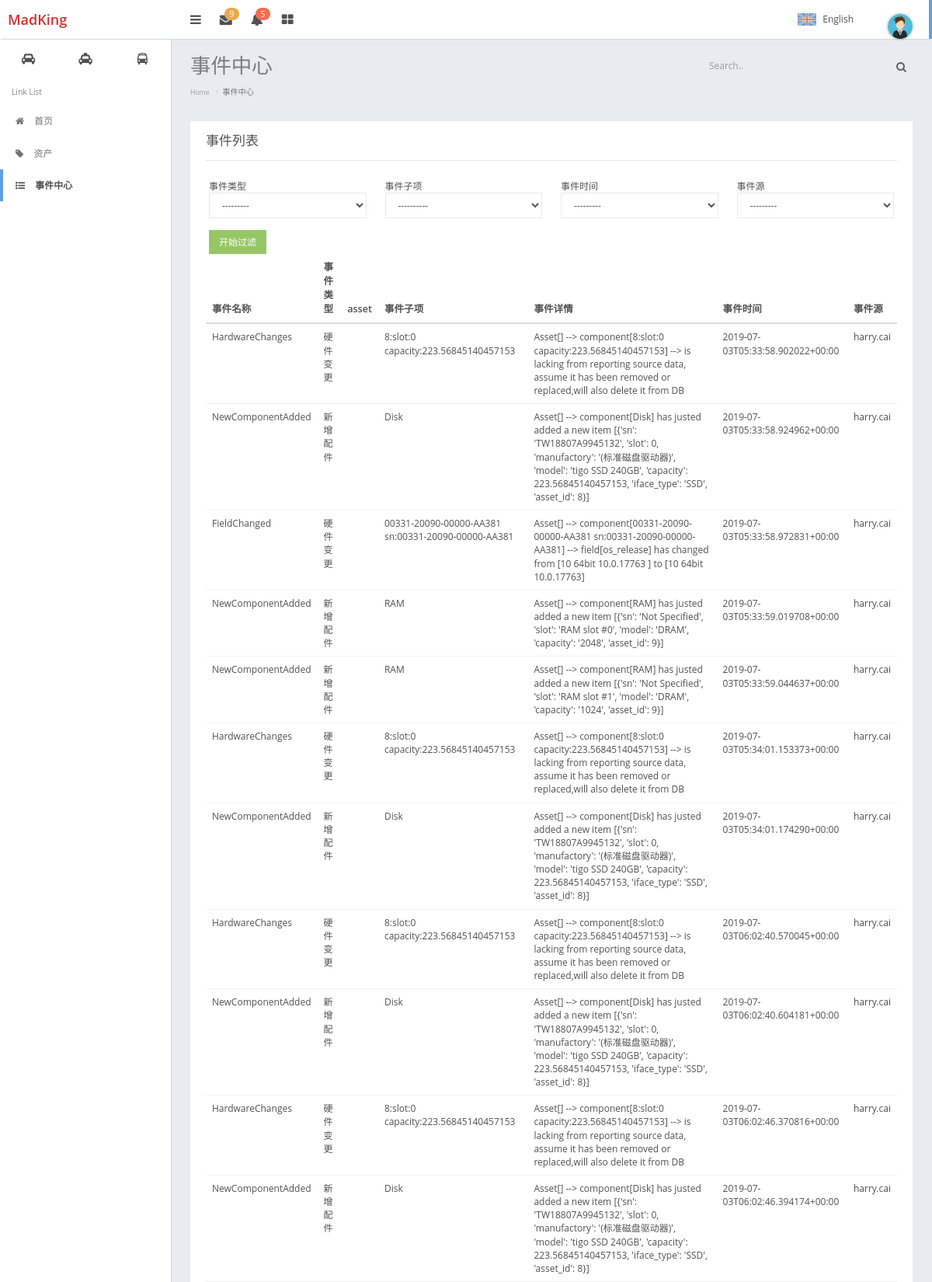
The page /asset/event_center/ (signed in, upper part) on the database its author committed.
### assets/models.py (models this page shows, shortened)
class EventLog(models.Model):
    name = models.CharField(verbose_name='事件名称', max_length=100)
    event_type_choices = (
        (1, '硬件变更'),
        (2, '新增配件'),
        (3, '设备下线'),
        (4, '设备上线'),
        (5, '定期维护'),
        (6, '业务上线\更新\变更'),
        (7, '其它'),
    )
    event_type = models.SmallIntegerField(verbose_name='事件类型', choices=event_type_choices)
    asset = models.ForeignKey('Asset', on_delete=models.CASCADE)
    component = models.CharField(verbose_name='事件子项', max_length=255, blank=True, null=True)
    detail = models.TextField(verbose_name='事件详情')
    date = models.DateTimeField(verbose_name='事件时间', auto_now_add=True)
    user = models.ForeignKey('UserProfile', verbose_name='事件源', on_delete=models.CASCADE)
    memo = models.TextField(verbose_name='备注', blank=True, null=True)
    class Meta:
        verbose_name = '事件纪录'
        verbose_name_plural = "事件纪录"
    def colored_event_type(self):
        if self.event_type == 1:
            cell_html = '<span style="background: orange;">%s</span>'
        elif self.event_type == 2:
            cell_html = '<span style="background: yellowgreen;">%s</span>'
        else:
            cell_html = '<span >%s</span>'
        return cell_html % self.get_event_type_display()
    colored_event_type.allow_tags = True
    colored_event_type.short_description = '事件类型'

class Asset(models.Model):
    asset_type_choices = (
        ('server', '服务器'),
        ('networkdevice', '网络设备'),
        ('storagedevice', '存储设备'),
        ('securitydevice', '安全设备'),
        ('securitydevice', '机房设备'),
        ('software', '软件资产'),
    )
    asset_type = models.CharField(choices=asset_type_choices, max_length=64, default='server')
    name = models.CharField(max_length=64, unique=True)
    sn = models.CharField(verbose_name='资产SN号', max_length=128, unique=True)
    manufactory = models.ForeignKey('Manufactory', verbose_name='制造商', null=True, blank=True, on_delete=models.CASCADE)
    management_ip = models.GenericIPAddressField(verbose_name='管理IP', blank=True, null=True)
    contract = models.ForeignKey('Contract', verbose_name=u'合同', null=True, blank=True, on_delete=models.CASCADE)
    trade_date = models.DateField(verbose_name='购买时间', null=True, blank=True)
    expire_date = models.DateField(verbose_name='过保修期', null=True, blank=True)
    price = models.FloatField(verbose_name='价格', null=True, blank=True)
    business_unit = models.ForeignKey('BusinessUnit', verbose_name='所属业务线', null=True, blank=True,
                                      on_delete=models.CASCADE)
    tags = models.ManyToManyField('Tag', blank=True)
    admin = models.ForeignKey('UserProfile', verbose_name='资产管理员', null=True, blank=True, on_delete=models.CASCADE)
    idc = models.ForeignKey('IDC', verbose_name='IDC机房', null=True, blank=True, on_delete=models.CASCADE)
    status_choices = ((0, '在线'),
                      (1, '已下线'),
                      (2, '未知'),
                      (3, '故障'),
                      (4, '备用'),
                      )
    status = models.SmallIntegerField(choices=status_choices, default=0)
    memo = models.TextField(verbose_name='备注', null=True, blank=True)
    create_date = models.DateTimeField(blank=True, auto_now_add=True)
    update_date = models.DateTimeField(blank=True, auto_now=True)
    class Meta:
        verbose_name = '资产总表'
        verbose_name_plural = "资产总表"
    def __str__(self):
        return '<id:%s name:%s>' % (self.id, self.name)

class UserProfile(User):
    name = models.CharField(verbose_name="姓名", max_length=32)
    token = models.CharField(verbose_name='token', max_length=128, default=None, blank=True, null=True)
    def __str__(self):
        return self.name
    class Meta:
        super(User.Meta)
        verbose_name = "用户"
        verbose_name_plural = "用户"

### assets/views.py (the view)
@login_required
def event_center(request):
    eventlog_objs = tables.table_filter(request, admin.EventLogAdmin, models.EventLog)
    order_res = tables.get_orderby(request, eventlog_objs, admin.EventLogAdmin)
    paginator = Paginator(order_res[0], admin.EventLogAdmin.list_per_page)
    page = request.GET.get('page')
    try:
        objs = paginator.page(page)
    except PageNotAnInteger:
        objs = paginator.page(1)
    except EmptyPage:
        objs = paginator.page(paginator.num_pages)
    table_obj = tables.TableHandler(request,
                                    models.EventLog,
                                    admin.EventLogAdmin,
                                    objs,
                                    order_res
                                    )
    return render(request, 'assets/event_center.html', {'table_obj': table_obj,
                                                        'paginator': paginator})

### assets/tables.py (called while the page is built)
def get_orderby(request, model_objs, admin_form):
    orderby_field = request.GET.get('orderby')
    if orderby_field:
        orderby_field = orderby_field.strip()
        orderby_column_index = admin_form.list_display.index(orderby_field.strip('-'))
        objs = model_objs.order_by(orderby_field)
        if orderby_field.startswith('-'):
            orderby_field = orderby_field.strip('-')
        else:
            orderby_field = '-%s' % orderby_field
        return [objs, orderby_field, orderby_column_index]
    else:
        return [model_objs, orderby_field, None]

def table_filter(request, model_admin, models_class):
    print(model_admin.list_filter)
    filter_conditions = {}
    for condition in model_admin.list_filter:
        if request.GET.get(condition):
            filed_type_name = models_class._meta.get_field(condition).__repr__()
            if 'ForeignKey' in filed_type_name:
                filter_conditions['%s_id' % condition] = request.GET.get(condition)
            elif 'DateField' in filed_type_name or 'DateTimeField' in filed_type_name:
                filter_conditions['%s__gt' % condition] = request.GET.get(condition)
            else:
                filter_conditions[condition] = request.GET.get(condition)
    print("filter conditons", filter_conditions)
    return models_class.objects.filter(**filter_conditions)

### assets/templatetags/custom_tag.py (called while the page is built, shortened)
@register.simple_tag
def get_table_column(column, table_obj):
    try:
        column_name = table_obj.model_class._meta.get_field(column).verbose_name
    except Exception as e:
        print("ee", e)
        column_name = getattr(table_obj.model_class, column)
    return column_name

@register.simple_tag
def render_page_num(request, paginator_obj, loop_counter):
    abs_full_url = request.get_full_path()
    if "?page=" in abs_full_url:
        url = re.sub("page=\d+", "page=%s" % loop_counter, request.get_full_path())
    elif "?" in abs_full_url:
        url = "%s&page=%s" % (request.get_full_path(), loop_counter)
    else:
        url = "%s?page=%s" % (request.get_full_path(), loop_counter)
    if loop_counter == paginator_obj.number:  # current page
        return mark_safe('''<li class='active'><a href="{abs_url}">{page_num}</a></li>''' \
                         .format(abs_url=url, page_num=loop_counter))

@register.filter
def to_string(value):
    return '%s' % value

### templates/assets/event_center.html (shortened to what this page needs)
{% extends 'base.html' %}
{% block page-content-title %}
事件中心
{% endblock %}
{% block page-nav-tab %}
<ol class="breadcrumb">
    <li><a href="/">Home</a></li>
    <li class="active">事件中心</li>
</ol>
{% endblock %}
{% block page-content %}
<div class="panel">
        <div class="panel-heading">
            <h3 class="panel-title">事件列表</h3>
        </div>
        <div class="panel-body" >
           {% include 'assets/model_list_filter_component.html' %}
           {% include 'assets/model_obj_list_components.html' %}
        </div>
</div>
{% endblock %}

### templates/assets/model_obj_list_components.html (shortened to what this page needs)
{% load custom_tag %}
<div class="table-responsive">
    <table id="asset_list" class=" table  table-hover">
      <thead >
            <tr class="">
                {% for column in table_obj.list_display %}
                <th class="column-sorted">
                    <a href="?page={{ table_obj.query_sets.number }}&orderby={% if table_obj.orderby_col_index == forloop.counter0 %}{{ table_obj.orderby_field}}{% else %}{{ column }}{% endif %}" >
                        {% get_table_column column table_obj %}
                    </a>
                </th>
                {% endfor %}
            </tr>
        </thead>
        <tbody>
            {% for row in table_obj.query_sets %}
                <tr>
                    {% build_table_row  row table_obj 'id'  'asset_detail'  %}
                </tr>
            {% endfor %}
        </tbody>
    </table>
</div>

### rows shown on the page
EventLog: name+event_type+asset "HardwareChanges 硬件变更 8:slot:0 capacity:223.56845140457153 Asset[ ] --> component[8:slot:0 capacity:223.56845140457153] --> is lacking from reporting source data, assume it has been removed or replaced,will also delete it from DB 2019-07-03T05:33:58.902022+00:00 harry.cai"
EventLog: name+event_type+asset "NewComponentAdded 新增配件 Disk Asset[ ] --> component[Disk] has justed added a new item [{'sn': 'TW18807A9945132', 'slot': 0, 'manufactory': '(标准磁盘驱动器)', 'model': 'tigo SSD 240GB', 'capacity': 223.56845140457153, 'iface_type': 'SSD', 'asset_id': 8}] 2019-07-03T05:33:58.924962+00:00 harry.cai"
EventLog: name+event_type+asset "FieldChanged 硬件变更 00331-20090-00000-AA381 sn:00331-20090-00000-AA381 Asset[ ] --> component[00331-20090-00000-AA381 sn:00331-20090-00000-AA381] --> field[os_release] has changed from [10 64bit 10.0.17763 ] to [10 64bit 10.0.17763] 2019-07-03T05:33:58.972831+00:00 harry.cai"
EventLog: name+event_type+asset "NewComponentAdded 新增配件 RAM Asset[ ] --> component[RAM] has justed added a new item [{'sn': 'Not Specified', 'slot': 'RAM slot #0', 'model': 'DRAM', 'capacity': '2048', 'asset_id': 9}] 2019-07-03T05:33:59.019708+00:00 harry.cai"
EventLog: name+event_type+asset "NewComponentAdded 新增配件 RAM Asset[ ] --> component[RAM] has justed added a new item [{'sn': 'Not Specified', 'slot': 'RAM slot #1', 'model': 'DRAM', 'capacity': '1024', 'asset_id': 9}] 2019-07-03T05:33:59.044637+00:00 harry.cai"
EventLog: name+event_type+asset "HardwareChanges 硬件变更 8:slot:0 capacity:223.56845140457153 Asset[ ] --> component[8:slot:0 capacity:223.56845140457153] --> is lacking from reporting source data, assume it has been removed or replaced,will also delete it from DB 2019-07-03T05:34:01.153373+00:00 harry.cai"
EventLog: name+event_type+asset "NewComponentAdded 新增配件 Disk Asset[ ] --> component[Disk] has justed added a new item [{'sn': 'TW18807A9945132', 'slot': 0, 'manufactory': '(标准磁盘驱动器)', 'model': 'tigo SSD 240GB', 'capacity': 223.56845140457153, 'iface_type': 'SSD', 'asset_id': 8}] 2019-07-03T05:34:01.174290+00:00 harry.cai"
EventLog: name+event_type+asset "HardwareChanges 硬件变更 8:slot:0 capacity:223.56845140457153 Asset[ ] --> component[8:slot:0 capacity:223.56845140457153] --> is lacking from reporting source data, assume it has been removed or replaced,will also delete it from DB 2019-07-03T06:02:40.570045+00:00 harry.cai"
EventLog: name+event_type+asset "NewComponentAdded 新增配件 Disk Asset[ ] --> component[Disk] has justed added a new item [{'sn': 'TW18807A9945132', 'slot': 0, 'manufactory': '(标准磁盘驱动器)', 'model': 'tigo SSD 240GB', 'capacity': 223.56845140457153, 'iface_type': 'SSD', 'asset_id': 8}] 2019-07-03T06:02:40.604181+00:00 harry.cai"
EventLog: name+event_type+asset "HardwareChanges 硬件变更 8:slot:0 capacity:223.56845140457153 Asset[ ] --> component[8:slot:0 capacity:223.56845140457153] --> is lacking from reporting source data, assume it has been removed or replaced,will also delete it from DB 2019-07-03T06:02:46.370816+00:00 harry.cai"
EventLog: name+event_type+asset "NewComponentAdded 新增配件 Disk Asset[ ] --> component[Disk] has justed added a new item [{'sn': 'TW18807A9945132', 'slot': 0, 'manufactory': '(标准磁盘驱动器)', 'model': 'tigo SSD 240GB', 'capacity': 223.56845140457153, 'iface_type': 'SSD', 'asset_id': 8}] 2019-07-03T06:02:46.394174+00:00 harry.cai"

### other values the page prints
{{ filter_column.verbose_name }} "事件类型" "事件子项" "事件时间" "事件源"
form field event_type "---------"
form field component "----------"
form field date "---------"
form field user "---------"
